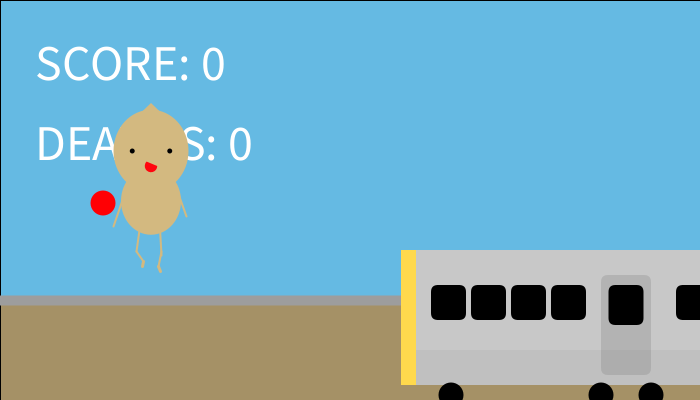
Frame 1 (no input)
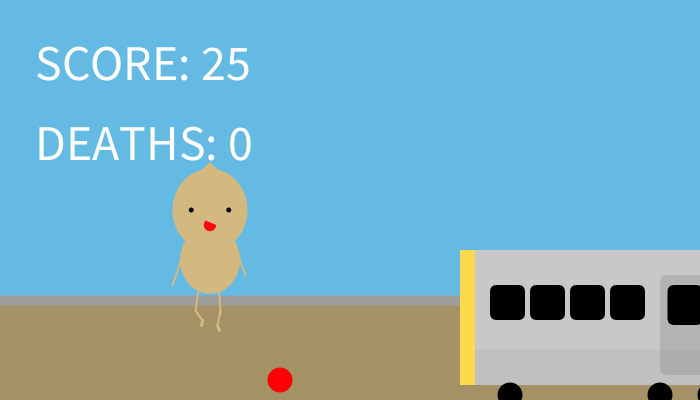
Frame 60 (the mouse pressed at the canvas centre just before this capture)
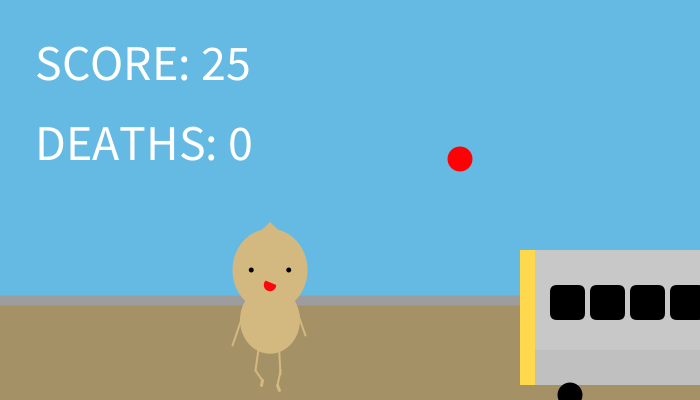
Frame 120 (the mouse held since frame 60 and released just before this capture)

The Processing sketch that drew these frames (run headless with seeded random() and noise(); from frame 60 on, the mouse is pressed at the canvas centre):

// Processing sketch: processing_119365
// ── processing_119365.pde

//Shanna Chan

float ht,wd,x,y,sz;
float vr,dx1,dy1,x1,y1,dx2,x2,y2,dx,dy;
int hits,hits1;

void setup()
{
  size(700,400);
  ht = 50;
  wd = 50;
  vr = 30;
  x = 150;
  y = 150;
  sz = 150;
  dx1 = 1;
  dy1 = 1;
  dx2=1;
  x1 = 400;
  y1 = 250;
  x2 = 100;
  y2 = 200;
  dx = 3;
  dy = 3;
  smooth();
}

void setting ()
{
fill(101,186,227);
rect(0,0,width,height*.75);
fill(165,145,102);
rect(0,height*.75,width,height);
  stroke(157);
  strokeWeight(10);
  line(0,height*.75,width,height*.75);
  
}
void draw ()
{ println (frameCount);
setting();
showDeath();
showHit();
movePeanut();
peanut();
moveTrain();
train1();
moveApple();
apple();
detectScore();
detectHit();

}



void peanut ()
{
  pushMatrix();
translate (x,y);
figureBody ();
if (frameCount %vr<vr*.5)
{
  figureLegs1 ();
arms2();
}
else 
{
  figureLegs2 ();
arms1();
}
popMatrix();
}


void figureBody ()
{
noStroke();
fill(211,185,128);
ellipse(0,0,sz*.5,sz*.55);
ellipse(0,0+wd,sz*.4,sz*.45);
triangle(0,0-sz*.32,0-sz*.2,0-sz*.127,0+sz*.2,0-sz*.127);
//facial features
fill(0);
ellipse(0-sz*.125,0,ht*.1,wd*.1);
ellipse(0+sz*.125,0,ht*.1,wd*.1);

fill(255,5,14);
arc(0,0+sz*.1,ht*.25,wd*.25,0,PI+QUARTER_PI, CHORD);
}

void figureLegs1()
{
  stroke(211,185,128);
strokeWeight(2);
//left
line(0-sz*.05,0+wd,0-sz*.1,0+wd*2);
line(0-sz*.1,0+wd*2,0-sz*.05,0+wd*2.2);
strokeWeight(3);
line(0-sz*.05,0+wd*2.2,0-sz*.06,0+wd*2.3);

//right
line(0+sz*.05,0+wd*2.3,0+sz*.06,0+wd*2.4);
strokeWeight(2);
line(0+sz*.05,0+wd,0+sz*.07,0+wd*2.1);
line(0+sz*.07,0+wd*2,0+sz*.05,0+wd*2.3);

}

void figureLegs2()
{
  stroke(211,185,128);
strokeWeight(2);
//right
line(0+sz*.05,0+wd,0+sz*.1,0+wd*2);
line(0+sz*.1,0+wd*2,0+sz*.05,0+wd*2.2);
strokeWeight(3);
line(0+sz*.05,0+wd*2.2,0+sz*.06,0+wd*2.3);

//right
line(0-sz*.05,0+wd*2.3,0-sz*.06,0+wd*2.4);
strokeWeight(2);
line(0-sz*.05,0+wd,0-sz*.07,0+wd*2.1);
line(0-sz*.07,0+wd*2,0-sz*.05,0+wd*2.3);

}

void arms1()
{ strokeWeight (2);
line(0+wd*.5,0+ht*.75,0+wd*.75,0+ht*1.5);
line(0-wd*.5,0+ht*.75,0-wd*.7,0+ht*1.3);
}

void arms2()
{strokeWeight (2);
line(0-wd*.5,0+ht*.75,0-wd*.75,0+ht*1.5);
line(0+wd*.5,0+ht*.75,0+wd*.7,0+ht*1.3);
}

void movePeanut()
{ x +=dx1;
  y +=dy1;
  if (x>width || x<0)
  {
    dx1 = -dx1;
    x += dx1;
    
  }
   
  if (y>height || y<0)
  {
    dy1 = -dy1;
    y += dy1; 
  }
}

void keyPressed()
{
  if (keyCode == RIGHT)
  {
    dx1++;
  }
   
  else if (keyCode == LEFT)
  {
    dx1--;
  }
   
  else if (keyCode == UP)
  {
    dy1--;
  }
  else if (keyCode == DOWN)
  {
    dy1++;
  }
   
  if (key == ' ')
  {
 dx1=0;
 dy1=0;
  }
  
  else if (key == 'r')
 {
   dx++;
 }
 
else if (key == 'l')
 {
   dx--;
 }
 else if (key == 'd')
 {
   dy++;
 }
 
else if (key == 'u')
 {
   dy--;
 }
   
}
   
void moveTrain()
{x1 += dx2;
   
  if (x1 > width)
  {x1= -475;}
  
}

void train1() 
{
pushMatrix();
translate (x1,y1);
noStroke();
fill(200);
rect(0,0,475,135);
//door
fill (130,75);
rect (200,25,50,100,7);
fill (0);
rect(207.5,35,35,40,7);

fill (100,20);
rect(0,100,475,35);

fill(255,217,77);
rect(0,0,15,135);
rect(460,0,15,135);
fill(0);
//wheels
fill(0);
ellipse (50,145,25,25);
ellipse (200,145,25,25);
ellipse (250,145,25,25);
ellipse (425,145,25,25);
//windows
rect (30,35,35,35,7);
rect (70,35,35,35,7);
rect (110,35,35,35,7);
rect (150,35,35,35,7);
rect (275,35,35,35,7);
rect (315,35,35,35,7);
rect (355,35,35,35,7);
rect (395,35,35,35,7);
popMatrix();
}

void apple ()
{pushMatrix();
translate (x2,y2);
fill(255,0,4);
ellipse(0,0,25,25);
popMatrix();
}
void moveApple()
{x2 += dx;
 y2 += dy;
   
  if (x2 > width)
  {x2= 0;}
  
    if (y2 > height)
  {y2= 0;}
}

  void detectHit()
{
 float d = dist(x,y, x1+235, y1+70);
 float colDist = 150;
 if (d <= colDist)
 {
   fill (255,0,4);
   rect(0, 0, width, height);
   textSize(50);
   fill(255);
   textAlign(CENTER, CENTER);
   text("YOU KILLED PEANUT!", width*0.5, height*0.5);
   hits1++;
 }
  if (hits1>= 200)
    {
      noLoop();
      fill(0);
      textSize(40);
      text("YOU LOSE",200,300);
    }

}

  void detectScore()
{
 float d = dist(x,y, x2, y2);
 float colDist = 100;
 if (d <= colDist)
 {
   hits++;

 }
}

void showHit()
{
   fill(255, 255, 255);
   textAlign(LEFT, LEFT);
   textSize(50);
   text("SCORE: " +  hits, width*.05, height*.2 );
}

void showDeath()
{
   fill(255, 255, 255);
   textAlign(LEFT, LEFT);
   textSize(50);
   text("DEATHS: " +  hits1, width*.05, height*.4 );
}
